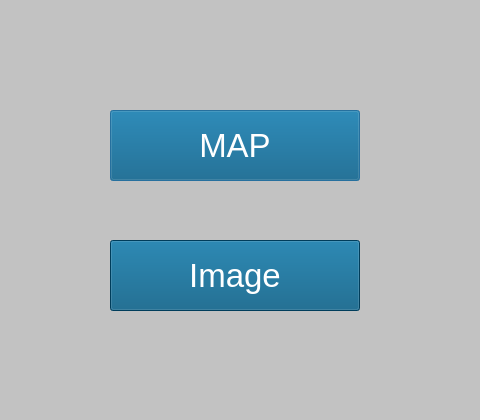
<?xml version="1.0" encoding="UTF-8"?>
<ui version="4.0">
 <class>Dialog</class>
 <widget class="QDialog" name="Dialog">
  <property name="geometry">
   <rect>
    <x>0</x>
    <y>0</y>
    <width>480</width>
    <height>420</height>
   </rect>
  </property>
  <property name="windowTitle">
   <string>Capstone Design Ⅱ</string>
  </property>
  <property name="styleSheet">
   <string notr="true">background-color:rgb(194, 194, 194);
</string>
  </property>
  <widget class="QPushButton" name="mapbutton">
   <property name="geometry">
    <rect>
     <x>110</x>
     <y>110</y>
     <width>250</width>
     <height>71</height>
    </rect>
   </property>
   <property name="styleSheet">
    <string notr="true">font-size:25pt;
color: rgb(255, 255, 255);
background-color: rgb(0, 85, 127);</string>
   </property>
   <property name="text">
    <string>MAP</string>
   </property>
  </widget>
  <widget class="QPushButton" name="imagebutton">
   <property name="geometry">
    <rect>
     <x>110</x>
     <y>240</y>
     <width>250</width>
     <height>71</height>
    </rect>
   </property>
   <property name="styleSheet">
    <string notr="true">font-size:25pt;
color: rgb(255, 255, 255);
background-color: rgb(0, 85, 127);</string>
   </property>
   <property name="text">
    <string>Image</string>
   </property>
  </widget>
 </widget>
 <resources/>
 <connections/>
</ui>
